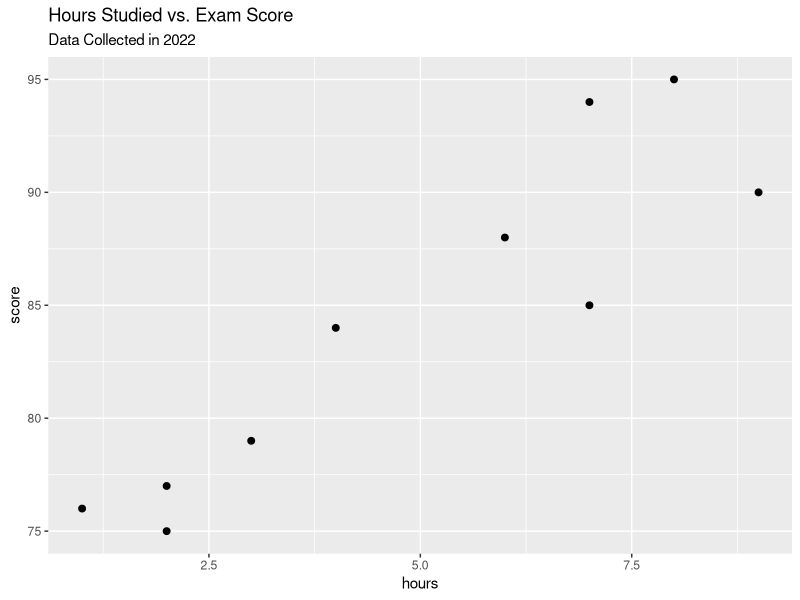
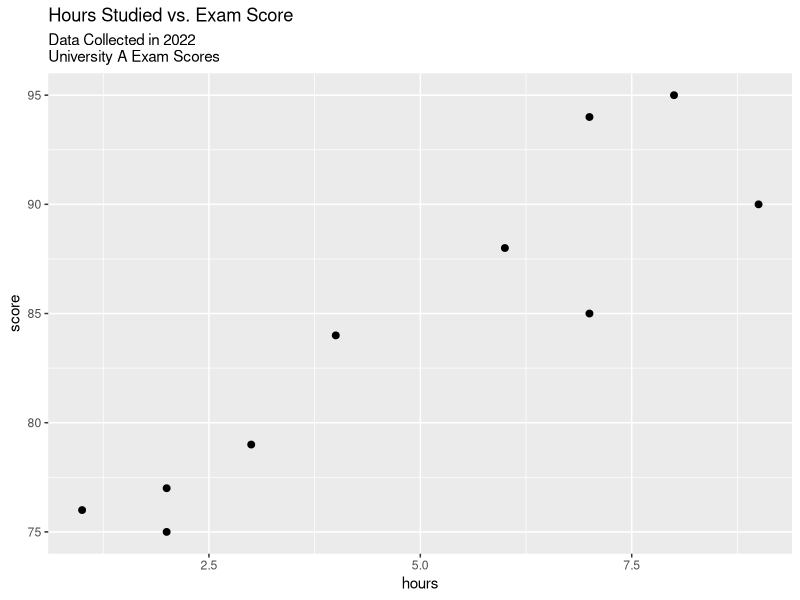
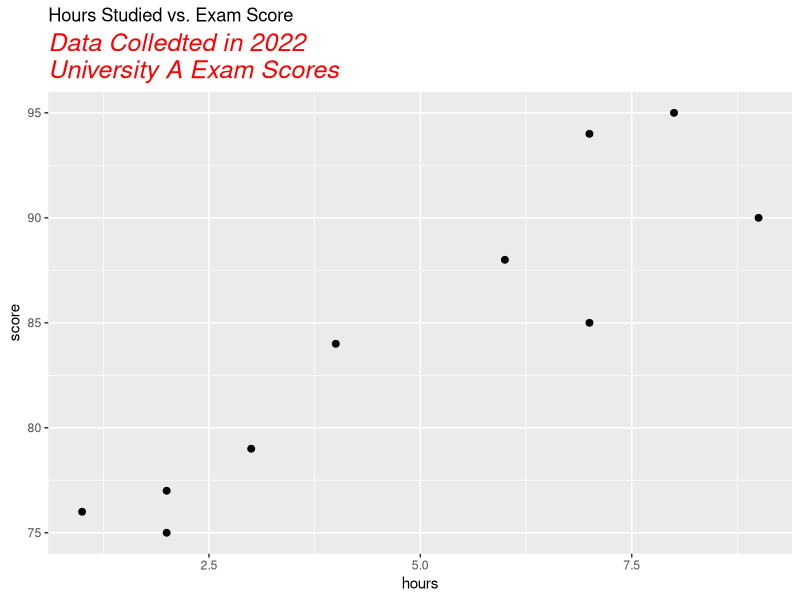

Here is the R script that generated these plots, in order:
# create data frame
df <- data.frame(hours=c(1, 2, 2, 3, 4, 6, 7, 7, 8, 9),
                 score=c(76, 77, 75, 79, 84, 88, 85, 94, 95, 90))

# view data frame
df

# Example 1: Add Subtitle in ggplot2
library("ggplot2")

# create scatterplot with subtitle on one line 
ggplot(df, aes(x=hours, y=score)) + 
  geom_point(size=2) +
  labs(title="Hours Studied vs. Exam Score",
       subtitle="Data Collected in 2022")

# Example 2: Add Multi-Line Subtitle in ggplot2
library("ggplot2")

# create scatterplot with subtitle on multiple lines
ggplot(df, aes(x=hours, y=score)) + 
  geom_point(size=2) + 
  labs(title="Hours Studied vs. Exam Score",
       subtitle = "Data Collected in 2022\nUniversity A Exam Scores")

# Example 3: Add Subtitle with Custom Font
library("ggplot2")

# create scatter plot with subtitle that has customized font
ggplot(df, aes(x=hours, y=score)) + 
  geom_point(size=2) + 
  labs(title="Hours Studied vs. Exam Score", 
       subtitle="Data Colledted in 2022\nUniversity A Exam Scores") +
  theme(plot.subtitle=element_text(size=18, face="italic", color = "red"))
